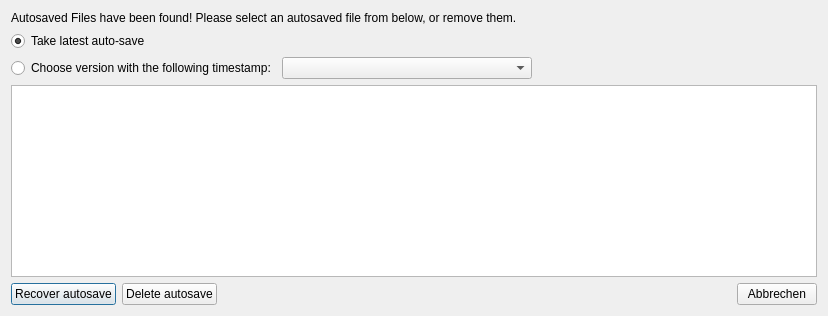
<?xml version="1.0" encoding="UTF-8"?>
<ui version="4.0">
 <class>SVAutoSaveDialog</class>
 <widget class="QDialog" name="SVAutoSaveDialog">
  <property name="geometry">
   <rect>
    <x>0</x>
    <y>0</y>
    <width>828</width>
    <height>316</height>
   </rect>
  </property>
  <property name="windowTitle">
   <string>Autosave recovery</string>
  </property>
  <layout class="QVBoxLayout" name="verticalLayout_2">
   <item>
    <widget class="QLabel" name="label">
     <property name="text">
      <string>Autosaved Files have been found! Please select an autosaved file from below, or remove them.</string>
     </property>
    </widget>
   </item>
   <item>
    <layout class="QVBoxLayout" name="verticalLayout">
     <item>
      <widget class="QRadioButton" name="radioButtonLatestAutoSave">
       <property name="text">
        <string>Take latest auto-save</string>
       </property>
       <property name="checked">
        <bool>true</bool>
       </property>
      </widget>
     </item>
     <item>
      <layout class="QHBoxLayout" name="horizontalLayout_2">
       <item>
        <widget class="QRadioButton" name="radioButtonChooseTimestamp">
         <property name="text">
          <string>Choose version with the following timestamp:</string>
         </property>
        </widget>
       </item>
       <item>
        <widget class="QComboBox" name="comboBoxTimestamps">
         <property name="minimumSize">
          <size>
           <width>250</width>
           <height>0</height>
          </size>
         </property>
        </widget>
       </item>
       <item>
        <spacer name="horizontalSpacer_2">
         <property name="orientation">
          <enum>Qt::Horizontal</enum>
         </property>
         <property name="sizeHint" stdset="0">
          <size>
           <width>40</width>
           <height>20</height>
          </size>
         </property>
        </spacer>
       </item>
      </layout>
     </item>
    </layout>
   </item>
   <item>
    <widget class="QTableWidget" name="tableWidgetFiles"/>
   </item>
   <item>
    <layout class="QHBoxLayout" name="horizontalLayout">
     <item>
      <widget class="QPushButton" name="pushButtonRecoverFile">
       <property name="text">
        <string>Recover autosave</string>
       </property>
       <property name="icon">
        <iconset resource="../resources/SIM-VICUS.qrc">
         <normaloff>:/gfx/actions/24x24/reload.png</normaloff>:/gfx/actions/24x24/reload.png</iconset>
       </property>
      </widget>
     </item>
     <item>
      <widget class="QPushButton" name="pushButtonRemoveAutoSave">
       <property name="text">
        <string>Delete autosave</string>
       </property>
       <property name="icon">
        <iconset resource="../resources/SIM-VICUS.qrc">
         <normaloff>:/gfx/actions/24x24/minus.png</normaloff>:/gfx/actions/24x24/minus.png</iconset>
       </property>
      </widget>
     </item>
     <item>
      <spacer name="horizontalSpacer">
       <property name="orientation">
        <enum>Qt::Horizontal</enum>
       </property>
       <property name="sizeHint" stdset="0">
        <size>
         <width>40</width>
         <height>20</height>
        </size>
       </property>
      </spacer>
     </item>
     <item>
      <widget class="QPushButton" name="pushButtonDiscard">
       <property name="text">
        <string>Abbrechen</string>
       </property>
      </widget>
     </item>
    </layout>
   </item>
  </layout>
 </widget>
 <resources>
  <include location="../resources/SIM-VICUS.qrc"/>
 </resources>
 <connections/>
</ui>
